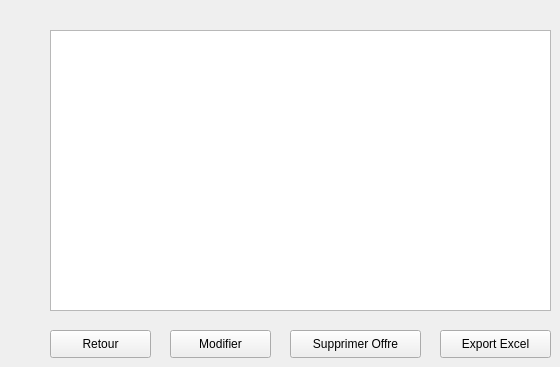
      <widget class="QWidget" name="Afficher_Offre_4">
       <attribute name="title">
        <string>Afficher_Offre</string>
       </attribute>
       <widget class="QPushButton" name="pushButtonSupprimer_offre_4">
        <property name="geometry">
         <rect>
          <x>290</x>
          <y>330</y>
          <width>131</width>
          <height>28</height>
         </rect>
        </property>
        <property name="text">
         <string>Supprimer Offre</string>
        </property>
       </widget>
       <widget class="QPushButton" name="pushButtonRetour_menu_4">
        <property name="geometry">
         <rect>
          <x>50</x>
          <y>330</y>
          <width>101</width>
          <height>28</height>
         </rect>
        </property>
        <property name="text">
         <string>Retour</string>
        </property>
       </widget>
       <widget class="QTableView" name="tableView_8">
        <property name="geometry">
         <rect>
          <x>50</x>
          <y>30</y>
          <width>501</width>
          <height>281</height>
         </rect>
        </property>
       </widget>
       <widget class="QPushButton" name="pushButton_31">
        <property name="geometry">
         <rect>
          <x>170</x>
          <y>330</y>
          <width>101</width>
          <height>28</height>
         </rect>
        </property>
        <property name="text">
         <string>Modifier</string>
        </property>
       </widget>
       <widget class="QPushButton" name="pushButton_32">
        <property name="geometry">
         <rect>
          <x>440</x>
          <y>330</y>
          <width>111</width>
          <height>28</height>
         </rect>
        </property>
        <property name="text">
         <string>Export Excel</string>
        </property>
       </widget>
      </widget>
